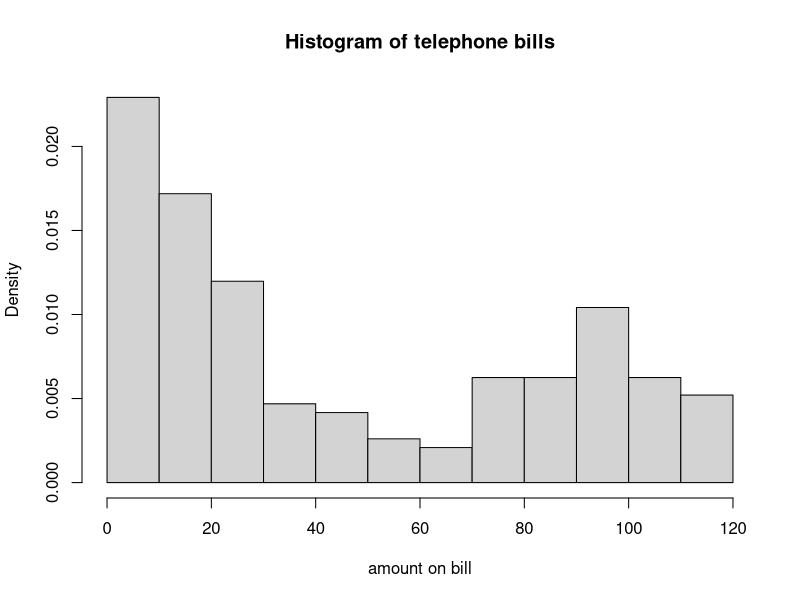
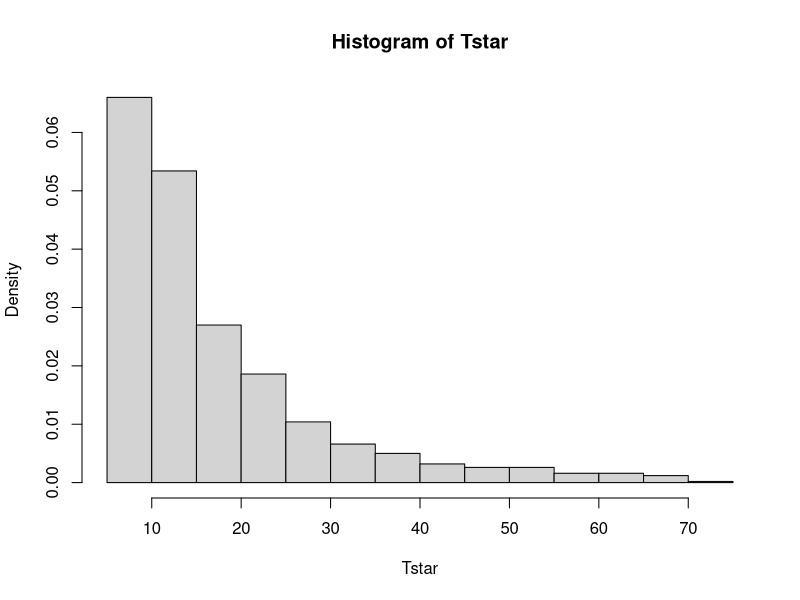
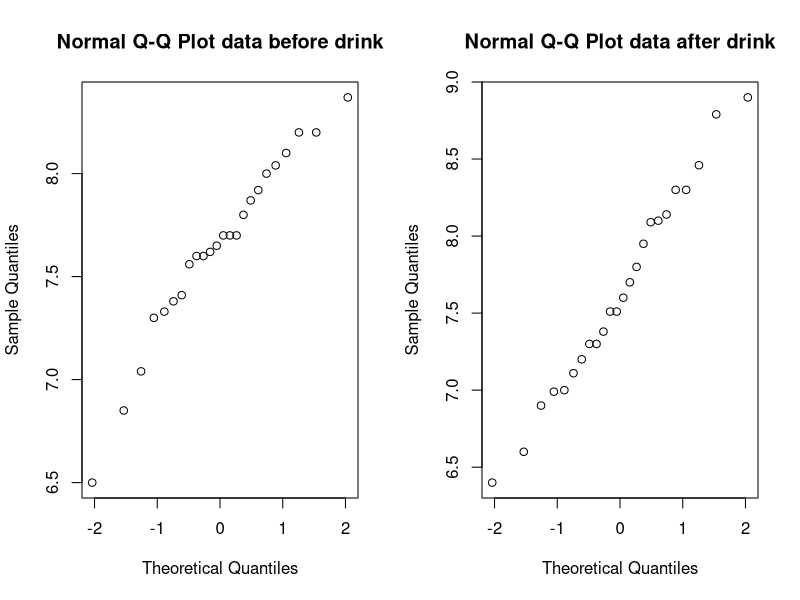
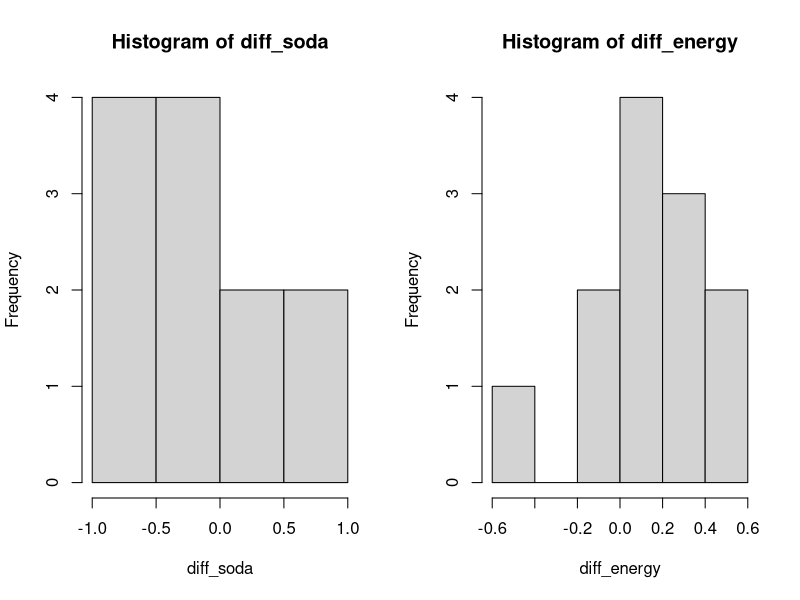
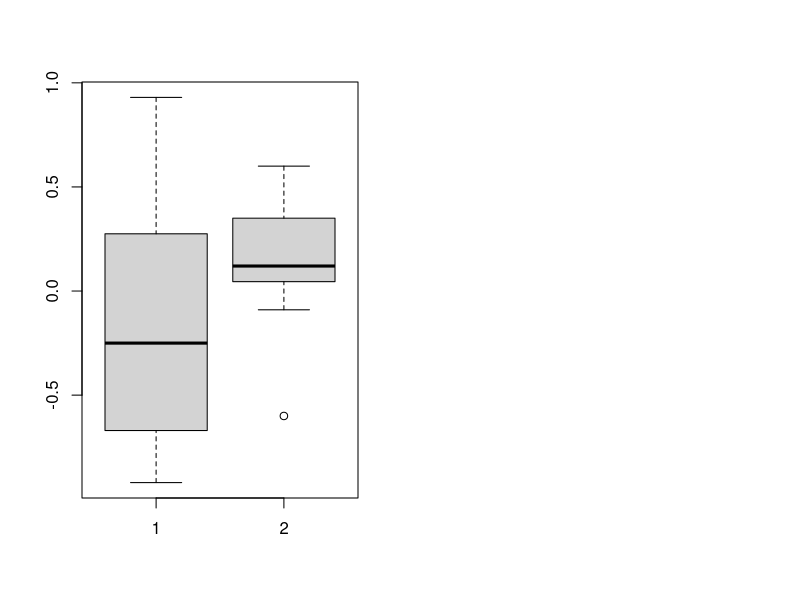

Source code (R) for these figures, in order:
# ASSIGNMENT 1 EXERCISE 3 #

# A

data = read.table(file = "telephone.txt", header=TRUE)
nonzero = apply(data, 1, function(row) all(row > 0))
clean_data = data[nonzero, ]
hist(clean_data,prob=T, main="Histogram of telephone bills", xlab="amount on bill")

# Most frequent customer types are customers 
# with a relatively low phone bill and a realatively high phone bill. 
# Therefore, the markerters can target both groups
# and should not invest too much in advertisement for the middle segment.

# B

# Bootstrap Test
# test statistic T = median(X 1 , . . . , X 200 )
# exponential distribution Exp(λ) with some λ from [0.01, 0.1]

# h0 does clean_data stem from the exponential distr with lambda 0.01-0.1?

T = median(clean_data)
T

B = 1000

Tstar = numeric(B)

n = length(clean_data)
n

for (i in 1:B) {
  l = runif(1, 0.01, 0.1)
  Xstar = rexp(n, l)  
  Tstar[i] = median(Xstar)
}
hist(Tstar, prob=T)

pl=sum(Tstar<T)/B
pr=sum(Tstar>T)/B
p=2*min(pl,pr)
pl;pr;p

#C

# Construct a 95% bootstrap confidence interval 
# for the population median for the sample

clean_data
T
B = 1000
Tstar = numeric(B)

for (i in 1:B){
  Xstar = sample(clean_data, replace=TRUE)
  Tstar[i] = median(Xstar)
}

Tstar25 = quantile(Tstar,0.025)
Tstar975 = quantile(Tstar,0.975)
sum(Tstar<Tstar25)
c(2*T-Tstar975,2*T-Tstar25)

#The 95% bootstrap confidence interval for the population media of telephone data is [18, 37] around its median T = 29.

# D

# Assume this sample originate from an exponential distribution for an unknown lambda
# Use Central Limit Theorem for sample mean
# Estimate lambda
# Construct 95% confidence interval for the population media
# Comment on findings 





# ASSIGNMENT 1 EXERCISE 4 #

# A

data = read.table(file = "run.txt", header=TRUE)

# Check for normality
par(mfrow=c(1,2))
qqnorm(data$before, main = "Normal Q-Q Plot data before drink")
qqnorm(data$after, main = "Normal Q-Q Plot data after drink")

# Pearson's correlation test
cor.test(data$before,data$after)

# B

# H0 : soda_before - soda_after = 0
soda = subset(data, drink=='lemo', select=c(before, after))
t.test(soda$before, soda$after, paired=TRUE)

# H0 energy_before - energy_after = 0
energy = subset(data, drink=='energy', select=c(before, after))
t.test(energy$before, energy$after, paired=TRUE)

# C 

n = nrow(soda)
diff_soda = numeric(n)
for (i in 1:n) {
  diff_soda[i] = soda$before[i] - soda$after[i]
}

m = nrow(energy)
diff_energy = numeric(m)
for (i in 1:m) {
  diff_energy[i] = energy$before[i] - energy$after[i]
}

# H0 : mean_diff_soda = mean_diff_energy

hist(diff_soda)
hist(diff_energy)
boxplot(diff_soda,diff_energy)

t.test(diff_soda,diff_energy)

# D
